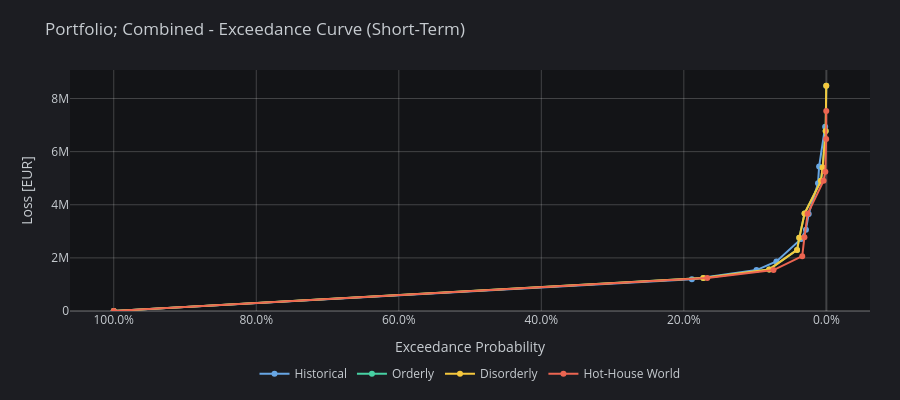

The notebook cell this image was saved under:
### Markdown cell above
The portfolio exceedance curve shows the distribution of total portfolio losses for the selected hazard. Compared with the cluster-level curve, this view can include multiple exposed assets and therefore reflects concentration and diversification effects across the registered portfolio.

### Code cell
plot_exceedance_curves(dict_portfolio_hazard_exceedance, name=f"Portfolio; {hazard}", selected_term="short", dark=True)

### Figure 1 — Plotly figure (JSON) as saved in the notebook; plotly's stock layout.template omitted (floating-point values rounded to 4 significant figures)
{"data": [{"connectgaps": true, "hovertemplate": "Exceedance Probability: %{x:.2%}<br>Historical: %{y:,.0f} EUR<extra></extra>", "line": {"color": "hsl(210, 70%, 65%)", "width": 2}, "marker": {"color": "hsl(210, 70%, 65%)", "size": 6}, "mode": "lines+markers", "name": "Historical", "type": "scatter", "x": [1, 0.1887, 0.1727, 0.1672, 0.09807, 0.08026, 0.07415, 0.0701, 0.0411, 0.03803, 0.03549, 0.03386, 0.03077, 0.03058, 0.02866, 0.02627, 0.02479, 0.01174, 0.01018, 0.007699, 0.005226, 0.003897, 0.001723, 0.001436, 0.000986, 0.000296, 0.00017, 0.000165], "y": [3669.0, 1200000.0, null, null, 1542000.0, null, null, 1866000.0, null, null, 2712000.0, null, null, null, 3062000.0, null, 3657000.0, 4809000.0, 5437000.0, null, null, null, 6939000.0, null, null, null, null, null]}, {"connectgaps": true, "hovertemplate": "Exceedance Probability: %{x:.2%}<br>Orderly: %{y:,.0f} EUR<extra></extra>", "line": {"color": "hsl(160, 60%, 55%)", "width": 2}, "marker": {"color": "hsl(160, 60%, 55%)", "size": 6}, "mode": "lines+markers", "name": "Orderly", "type": "scatter", "x": [1, 0.1887, 0.1727, 0.1672, 0.09807, 0.08026, 0.07415, 0.0701, 0.0411, 0.03803, 0.03549, 0.03386, 0.03077, 0.03058, 0.02866, 0.02627, 0.02479, 0.01174, 0.01018, 0.007699, 0.005226, 0.003897, 0.001723, 0.001436, 0.000986, 0.000296, 0.00017, 0.000165], "y": [3669.0, null, 1238000.0, null, null, 1565000.0, null, null, 2301000.0, 2754000.0, null, null, null, 3673000.0, null, null, null, null, null, 4900000.0, 5400000.0, null, null, null, 6774000.0, null, null, 8479000.0]}, {"connectgaps": true, "hovertemplate": "Exceedance Probability: %{x:.2%}<br>Disorderly: %{y:,.0f} EUR<extra></extra>", "line": {"color": "hsl(45, 90%, 60%)", "width": 2}, "marker": {"color": "hsl(45, 90%, 60%)", "size": 6}, "mode": "lines+markers", "name": "Disorderly", "type": "scatter", "x": [1, 0.1887, 0.1727, 0.1672, 0.09807, 0.08026, 0.07415, 0.0701, 0.0411, 0.03803, 0.03549, 0.03386, 0.03077, 0.03058, 0.02866, 0.02627, 0.02479, 0.01174, 0.01018, 0.007699, 0.005226, 0.003897, 0.001723, 0.001436, 0.000986, 0.000296, 0.00017, 0.000165], "y": [3669.0, null, 1238000.0, null, null, 1565000.0, null, null, 2301000.0, 2754000.0, null, null, null, 3673000.0, null, null, null, null, null, 4900000.0, 5400000.0, null, null, null, 6774000.0, null, null, 8479000.0]}, {"connectgaps": true, "hovertemplate": "Exceedance Probability: %{x:.2%}<br>Hot-House World: %{y:,.0f} EUR<extra></extra>", "line": {"color": "hsl(8, 80%, 62%)", "width": 2}, "marker": {"color": "hsl(8, 80%, 62%)", "size": 6}, "mode": "lines+markers", "name": "Hot-House World", "type": "scatter", "x": [1, 0.1887, 0.1727, 0.1672, 0.09807, 0.08026, 0.07415, 0.0701, 0.0411, 0.03803, 0.03549, 0.03386, 0.03077, 0.03058, 0.02866, 0.02627, 0.02479, 0.01174, 0.01018, 0.007699, 0.005226, 0.003897, 0.001723, 0.001436, 0.000986, 0.000296, 0.00017, 0.000165], "y": [3669.0, null, null, 1243000.0, null, null, 1542000.0, null, null, null, null, 2063000.0, 2781000.0, null, null, 3662000.0, null, null, null, null, null, 4906000.0, null, 5243000.0, null, 6478000.0, 7528000.0, null]}], "layout": {"height": 400, "hovermode": "x unified", "legend": {"font": {"color": "hsl(210, 10%, 80%)"}, "orientation": "h", "x": 0.5, "xanchor": "center", "y": -0.2, "yanchor": "top"}, "margin": {"b": 60, "l": 70, "r": 30, "t": 70}, "paper_bgcolor": "#1C1D22", "plot_bgcolor": "#131417", "title": {"font": {"color": "hsl(210, 10%, 80%)"}, "text": "Portfolio; Combined - Exceedance Curve (Short-Term)"}, "xaxis": {"autorange": "reversed", "gridcolor": "rgba(255, 255, 255, 0.2)", "showgrid": true, "tickfont": {"color": "hsl(210, 10%, 80%)"}, "tickformat": ".1%", "title": {"font": {"color": "hsl(210, 10%, 80%)"}, "text": "Exceedance Probability"}, "zerolinecolor": "rgba(255, 255, 255, 0.2)"}, "yaxis": {"gridcolor": "rgba(255, 255, 255, 0.2)", "rangemode": "nonnegative", "showgrid": true, "tickfont": {"color": "hsl(210, 10%, 80%)"}, "title": {"font": {"color": "hsl(210, 10%, 80%)"}, "text": "Loss [EUR]"}, "zerolinecolor": "rgba(255, 255, 255, 0.2)"}}}
